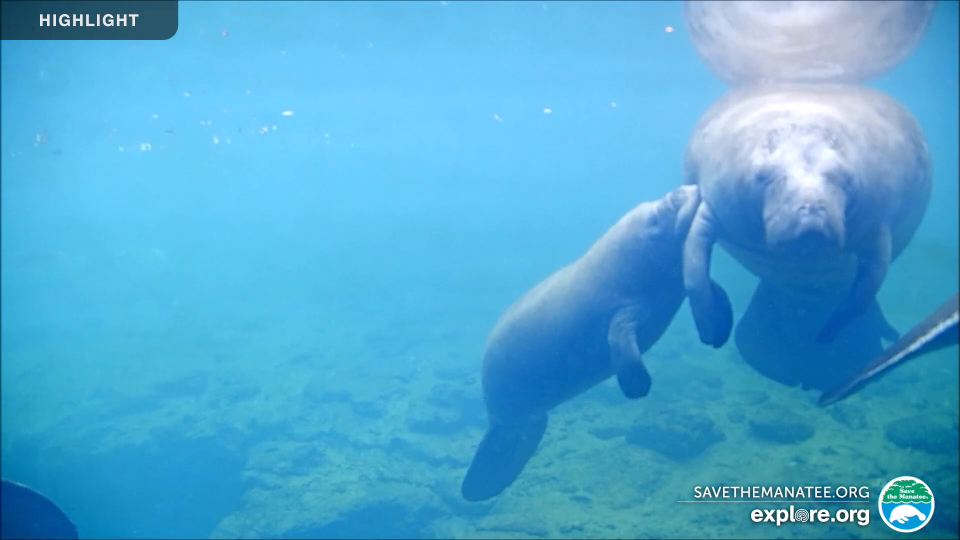
#> input picture frame 0 of src/stream_downloader/streams/yPSYdCWRWFA/20231202_115927.mp4, 1920 x 1080 px, given in place of 20231202_115928.mp4, which was not available (shown at 1/2 size)
$ jupyter execute --allow-errors 'Motion detection.ipynb'   (text cells are left out)
#> lines starting #> are read from the running program, lines starting #| are printed output that depends on the picture; after the words box and inside, x2 and y2 are one past the last pixel; in counts of white or black regions, pixels touching at a corner belong together; pictures that were not available may be replaced by others from this repository, and a replacement may not be noted
[cell 1]
import os
import cv2
import time
import yt_dlp
import subprocess
import numpy as np
from PIL import Image
import matplotlib.pyplot as plt

[cell 2]
def motion_detection(frames, threshold = 30, min_pixel_count = 100):
    # Check each frame from movement compared to the previous frame.
#> called with threshold = 30, min_pixel_count = 1000
    difference_frames = []
    movement = False

    for i in range(1, len(frames)):
        gray_frame = cv2.cvtColor(frames[i], cv2.COLOR_BGR2GRAY)
        gray_frame = cv2.GaussianBlur(gray_frame, (5, 5), 0)

        previous_gray_frame = cv2.cvtColor(frames[i - 1], cv2.COLOR_BGR2GRAY)
        previous_gray_frame = cv2.GaussianBlur(previous_gray_frame, (5, 5), 0)

        difference_frame = cv2.absdiff(gray_frame, previous_gray_frame)

        _, difference_threshold = cv2.threshold(difference_frame, threshold, 255, cv2.THRESH_BINARY)

        movement_detected = cv2.countNonZero(difference_threshold) > min_pixel_count
        difference_frames.append([movement_detected, difference_threshold])

        movement |= movement_detected

    return movement, np.array(difference_frames, dtype = "object")

[cell 3]
FOLDER_PATH = "../data/1_frame_per_second/high_movement_close_range/"
FRAMES = []


#> (the rest of this cell did not finish here and is left out)

[cell 4]
movement, movement_frames = motion_detection(FRAMES, 30, 1000)

print("Movement detected:", movement)

fig, axes = plt.subplots(5, 2, figsize=(10, 15))
#> (the rest of this cell did not finish here and is left out)

[cell 5]
# [9 lines of commented-out code are left out]

[cell 6]
# subprocess.run([
#     'ffmpeg',
#     '-i', video_url,
#     '-t', '10',  # Set duration to 10 seconds
#     'output.mp4'
# ])

[cell 7]
# [22 lines of commented-out code are left out]

[cell 8]
# movement, movement_frames = motion_detection(VIDEO_FRAMES, 30, 1000)

# print("Movement detected:", movement)

# fig, axes = plt.subplots(5, 2, figsize=(10, 15))
# for (i, frame) in enumerate(movement_frames[:, 1]):
#     axes[i // 2, i % 2].imshow(frame, cmap = "gray")
#     axes[i // 2, i % 2].axis("off")
#     axes[i // 2, i % 2].set_title(f"Movement: { movement_frames[i][0]}")

[cell 9]
videos = ["../src/stream_downloader/streams/HsLvnFQW_yM/20231202_115928.mp4", "../src/stream_downloader/streams/Ihr_nwydXi0/20231202_115928.mp4", "../src/stream_downloader/streams/yPSYdCWRWFA/20231202_115927.mp4"]

[cell 10]
import cv2


def get_frames_from_video(video_path, fps=1) -> list:
    """
    Get frames from video with specified fps.

    :param video_path: path to video.
    :param fps: frames per second.
    :return: list of frames.
    """
#> called with fps = 1

    frames = []

    video = cv2.VideoCapture(video_path)
    video_fps = int(video.get(cv2.CAP_PROP_FPS))
    video_frames = int(video.get(cv2.CAP_PROP_FRAME_COUNT))
    fps_interval = video_fps // fps

    for frame_i in range(0, video_frames, fps_interval):
        video.set(cv2.CAP_PROP_POS_FRAMES, frame_i)
        ret, frame = video.read()

        if ret:
            frames.append(frame)
#> this loop made 10 passes
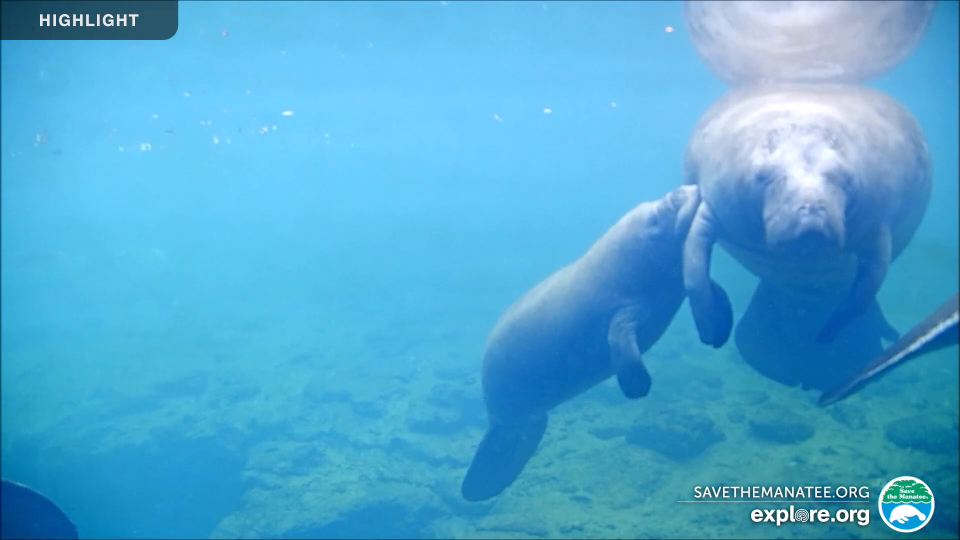
#> input picture frame 0 of src/stream_downloader/streams/yPSYdCWRWFA/20231202_115927.mp4, 1920 x 1080 px, given in place of 20231202_115928.mp4, which was not available (shown at 1/2 size)
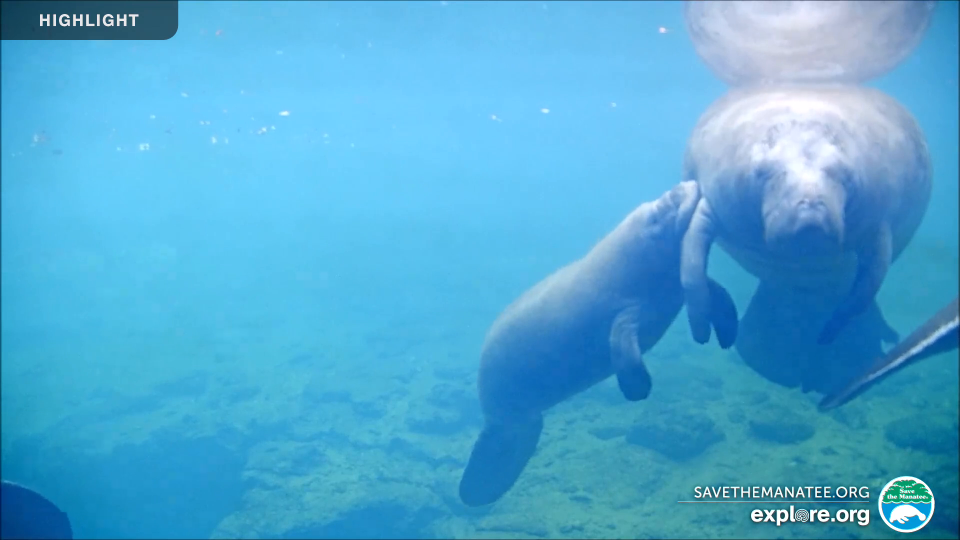
#> input picture frame 30 of src/stream_downloader/streams/yPSYdCWRWFA/20231202_115927.mp4, 1920 x 1080 px, given in place of 20231202_115928.mp4, which was not available (shown at 1/2 size)
#> after the loop, frames = 10 items

    video.release()

    return frames

[cell 11]
fig, axes = plt.subplots(1, 3, figsize=(30, 15))
for (i, video) in enumerate(videos[:1]):
    frames = get_frames_from_video(video, 1)[:2]
#> frames = 2 items

    _, movement_frames = motion_detection(frames, 30, 100)
#> call 2 of motion_detection, with threshold = 30, min_pixel_count = 100
#> the loop in motion_detection (call 2), `for i in range(1, len(frames)):` made 1 pass
#> (movement_detected, movement) on pass 1: (True, True)
#> pass 1, in motion_detection (call 2), `gray_frame = cv2.cvtColor(frames[i], cv2.COLOR_BGR2GRAY)`:
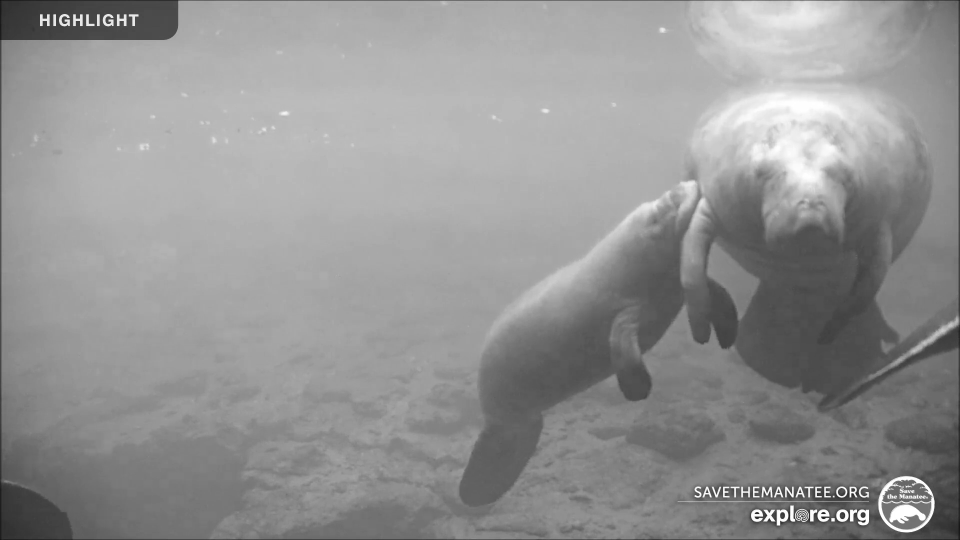
#> gray_frame: shape (1080, 1920) (shown at 1/2 size); min 13, max 255, mean 147.6
#> after the loop in motion_detection (call 2), `for i in range(1, len(frames)):`:
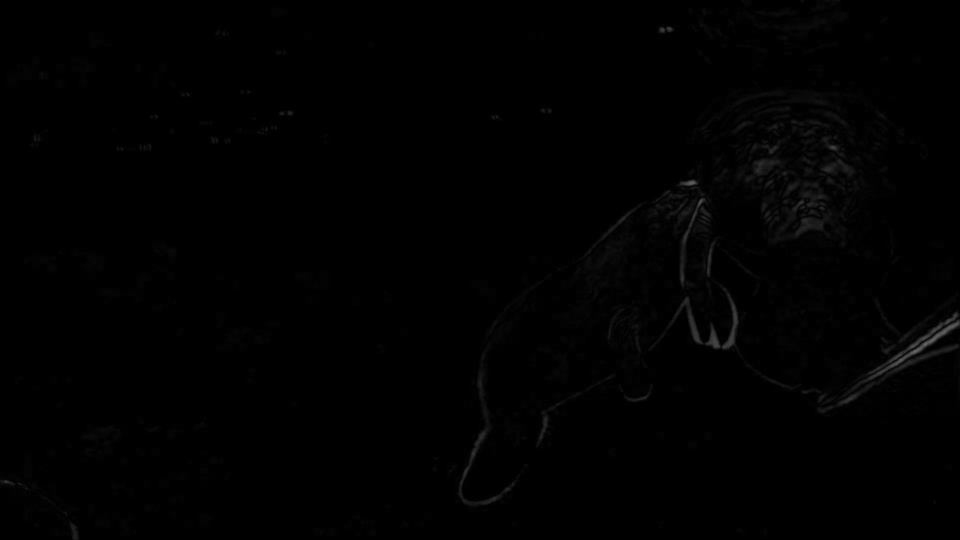
#> difference_frame: shape (1080, 1920) (shown at 1/2 size); min 0, max 107, mean 1.2
#> after the loop in motion_detection (call 2), `for i in range(1, len(frames)):`:
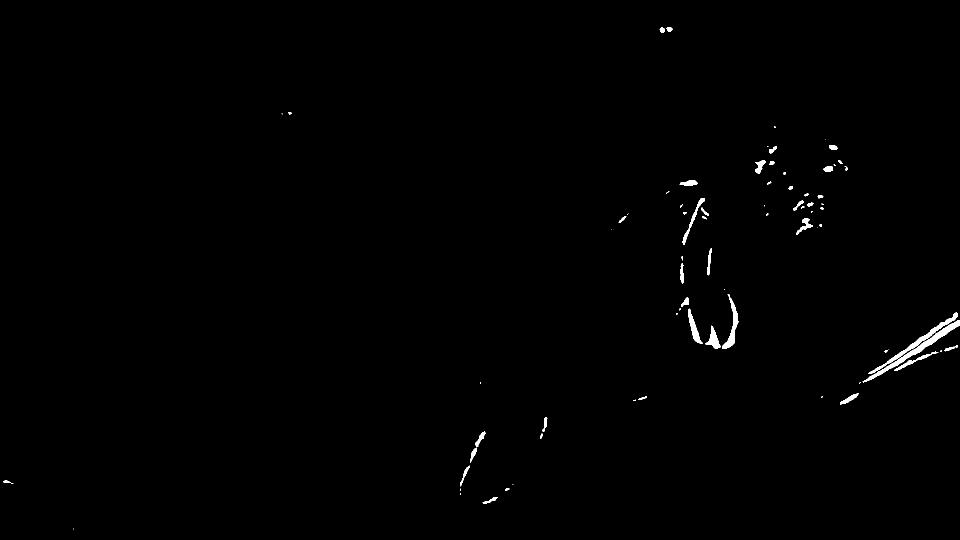
#> difference_threshold: shape (1080, 1920) (shown at 1/2 size); 0.54% white; 75 white regions (28 under 20 px), largest, box (x1, y1, x2, y2) and area: (1725, 640, 1920, 765) 2086, (1737, 625, 1916, 748) 1490, (1444, 588, 1477, 698) 1000
#> after the loop in motion_detection (call 2), `for i in range(1, len(frames)):`: difference_frames = 1 item; movement = True

    axes[0].imshow(cv2.cvtColor(frames[0], cv2.COLOR_BGR2RGB))
    axes[0].axis("off")
    axes[0].set_title("Frame 0")

    axes[1].imshow(cv2.cvtColor(frames[1], cv2.COLOR_BGR2RGB))
    axes[1].axis("off")
    axes[1].set_title("Frame 1")

    axes[2].imshow(movement_frames[0][1], cmap = "gray")
    axes[2].axis("off")
    axes[2].set_title(f"Movement: { movement_frames[0][0]}")
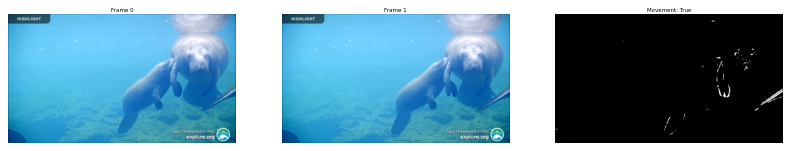
#> figure drawn by matplotlib, 3 panels

[cell 12]
fig, axes = plt.subplots(1, 3, figsize=(30, 15))
for (i, video) in enumerate(videos[1:2]):
    frames = get_frames_from_video(video, 1)[:2]

    _, movement_frames = motion_detection(frames, 30, 100)

    axes[0].imshow(cv2.cvtColor(frames[0], cv2.COLOR_BGR2RGB))
    axes[0].axis("off")
    axes[0].set_title("Frame 0")

    axes[1].imshow(cv2.cvtColor(frames[1], cv2.COLOR_BGR2RGB))
    axes[1].axis("off")
    axes[1].set_title("Frame 1")

    axes[2].imshow(movement_frames[0][1], cmap = "gray")
    axes[2].axis("off")
    axes[2].set_title(f"Movement: { movement_frames[0][0]}")

[cell 13]
fig, axes = plt.subplots(1, 3, figsize=(30, 15))
for (i, video) in enumerate(videos[2:3]):
    frames = get_frames_from_video(video, 1)[:2]

    _, movement_frames = motion_detection(frames, 30, 100)

$ run again, starting later in the video
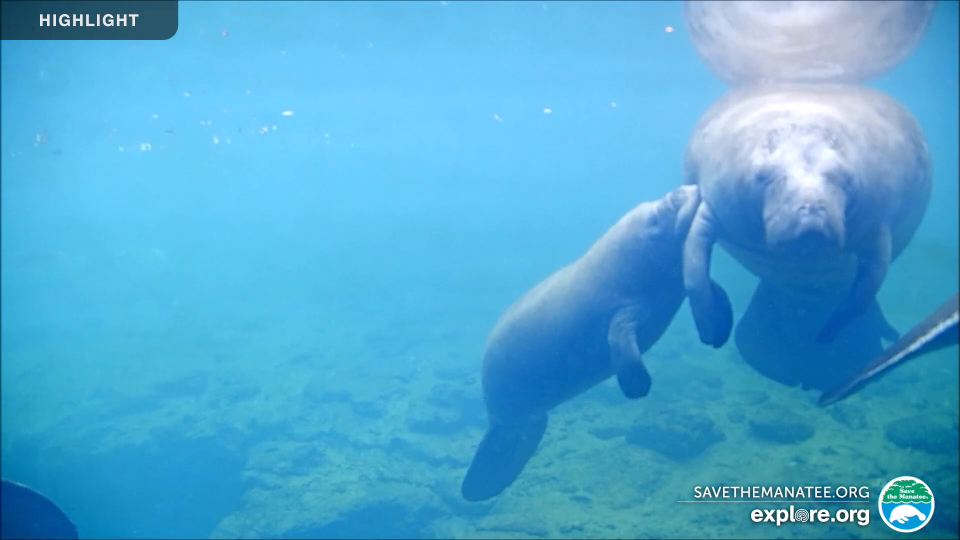
#> input picture frame 0 of src/stream_downloader/streams/yPSYdCWRWFA/20231202_115927.mp4, 1920 x 1080 px, given in place of 20231202_115928.mp4, which was not available (shown at 1/2 size)
#> the loop in get_frames_from_video, `for frame_i in range(0, video_frames, fps_interval):` made 10 passes
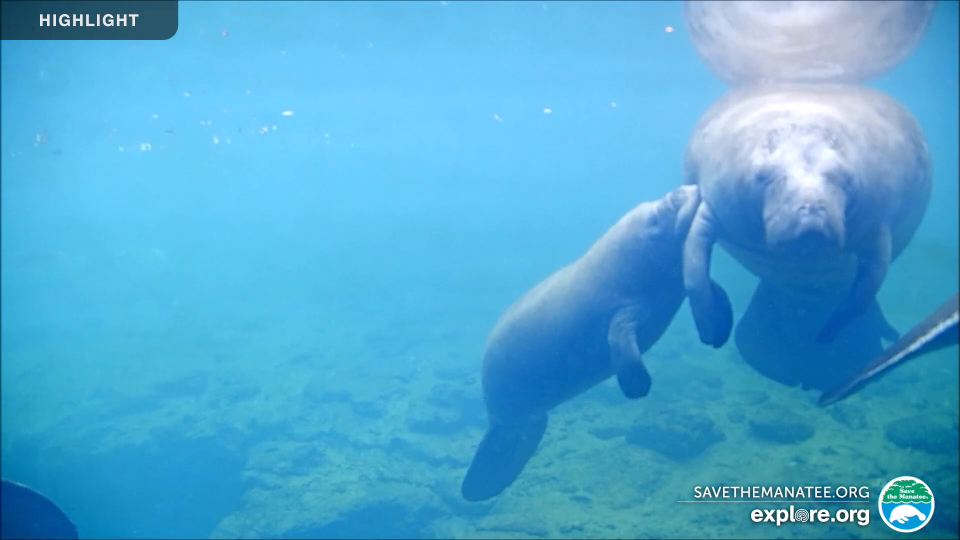
#> input picture frame 0 of src/stream_downloader/streams/yPSYdCWRWFA/20231202_115927.mp4, 1920 x 1080 px, given in place of 20231202_115928.mp4, which was not available (shown at 1/2 size)
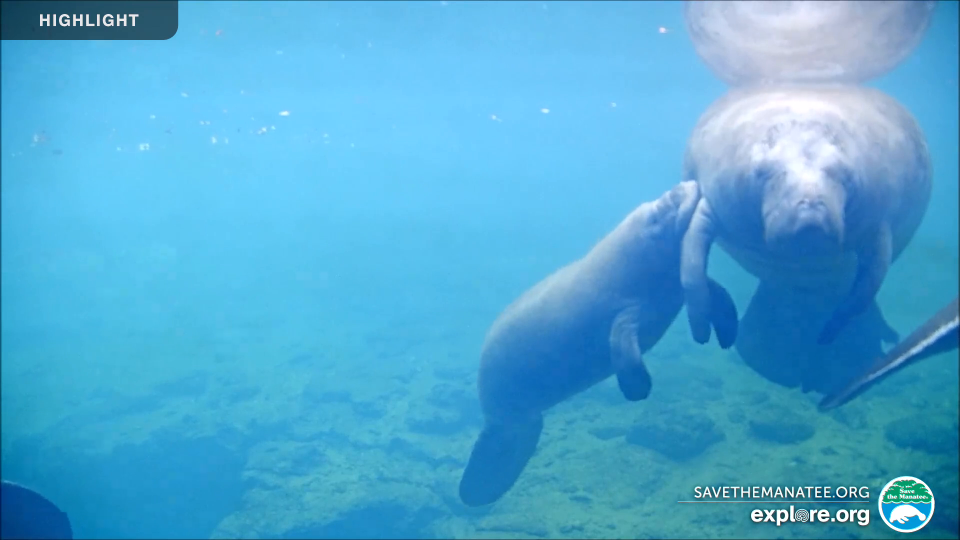
#> input picture frame 30 of src/stream_downloader/streams/yPSYdCWRWFA/20231202_115927.mp4, 1920 x 1080 px, given in place of 20231202_115928.mp4, which was not available (shown at 1/2 size)
#> after the loop in get_frames_from_video, `for frame_i in range(0, video_frames, fps_interval):`: frames = 10 items
#> `frames = get_frames_from_video(video, 1)[:2]`: frames = 2 items
#> the loop in motion_detection (call 2), `for i in range(1, len(frames)):` made 1 pass
#> (movement_detected, movement) on pass 1: (True, True)

$ run again, starting later in the video
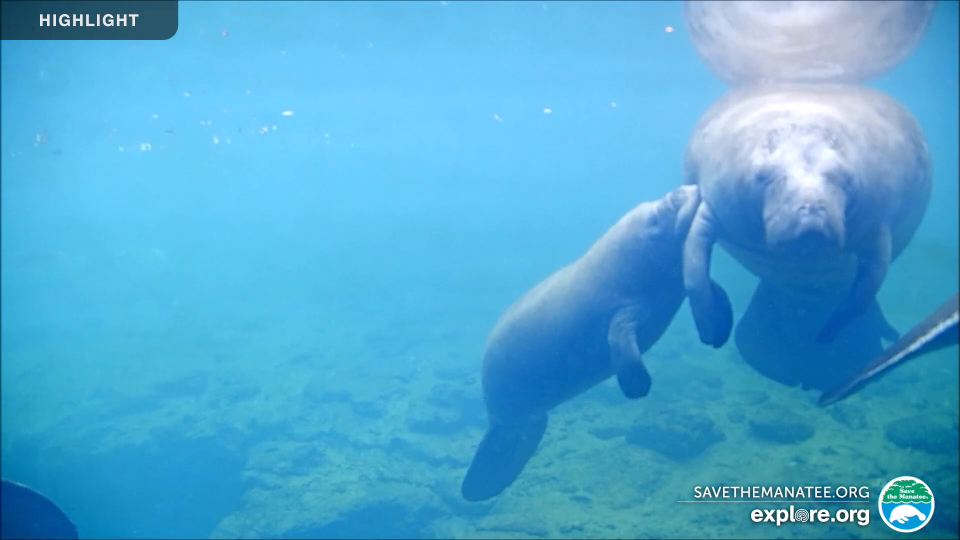
#> input picture frame 0 of src/stream_downloader/streams/yPSYdCWRWFA/20231202_115927.mp4, 1920 x 1080 px, given in place of 20231202_115928.mp4, which was not available (shown at 1/2 size)
#> the loop in get_frames_from_video, `for frame_i in range(0, video_frames, fps_interval):` made 10 passes
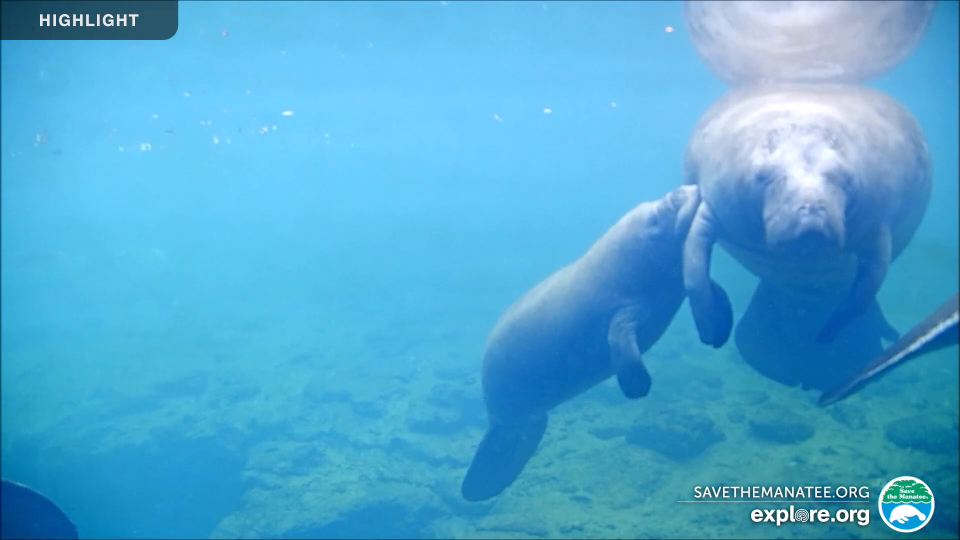
#> input picture frame 0 of src/stream_downloader/streams/yPSYdCWRWFA/20231202_115927.mp4, 1920 x 1080 px, given in place of 20231202_115928.mp4, which was not available (shown at 1/2 size)
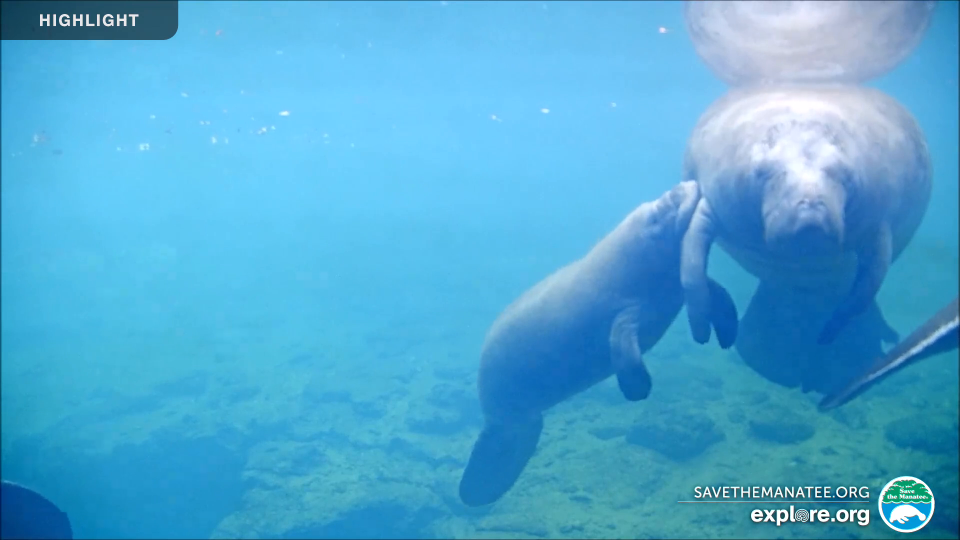
#> input picture frame 30 of src/stream_downloader/streams/yPSYdCWRWFA/20231202_115927.mp4, 1920 x 1080 px, given in place of 20231202_115928.mp4, which was not available (shown at 1/2 size)
#> after the loop in get_frames_from_video, `for frame_i in range(0, video_frames, fps_interval):`: frames = 10 items
#> `frames = get_frames_from_video(video, 1)[:2]`: frames = 2 items
#> the loop in motion_detection (call 2), `for i in range(1, len(frames)):` made 1 pass
#> (movement_detected, movement) on pass 1: (True, True)
